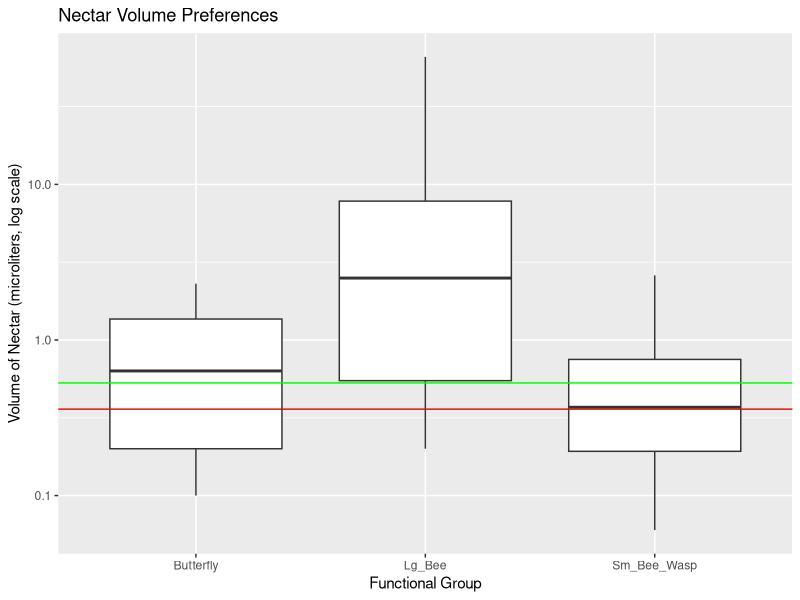
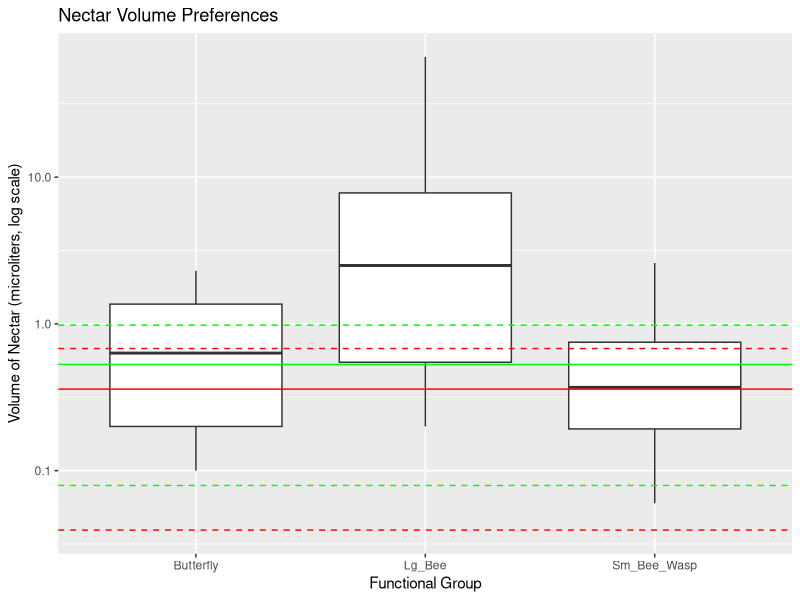

Here is the R script that generated these plots, in order:
library(ggplot2)
library(tidyr)

Opler <- read.csv("nectar analysis/figures/VolumeGraph/Volumes.csv", header = T)

opler <- gather(Opler, "group", "volume", 1:6)
rm(Opler)
opler <- na.omit(opler)
opler$group <- as.factor(opler$group)

oplersm <- opler[which(opler$group == "Butterfly" | opler$group == "Lg_Bee" | opler$group == "Sm_Bee_Wasp"),]

buck15 <- read.csv("nectar analysis/data files/buckwt15.csv")

meanC <- mean(subset(buck15, treatment == "C")$volume)
meanH <- mean(subset(buck15, treatment == "H")$volume)
sdC <- sd(subset(buck15, treatment == "C")$volume)
sdH <- sd(subset(buck15, treatment == "H")$volume)

ggplot(oplersm, aes(x=factor(group), y = volume)) +
  geom_boxplot() +
  scale_y_log10() +
  xlab("Functional Group") +
  ylab("Volume of Nectar (microliters, log scale)") +
  ggtitle("Nectar Volume Preferences") +
  geom_hline(yintercept = meanH, col = "red") +
  geom_hline(yintercept = meanC, col = "green")

ggplot(oplersm, aes(x=factor(group), y = volume)) +
  geom_boxplot() +
  scale_y_log10() +
  xlab("Functional Group") +
  ylab("Volume of Nectar (microliters, log scale)") +
  ggtitle("Nectar Volume Preferences") +
  geom_hline(yintercept = meanH, col = "red") +
  geom_hline(yintercept = meanC, col = "green") +
  geom_hline(yintercept = meanC+sdC, col = "green", linetype = "dashed") +
  geom_hline(yintercept = meanC-sdC, col = "green", linetype = "dashed") +
  geom_hline(yintercept = meanH+sdH, col = "red", linetype = "dashed") +
  geom_hline(yintercept = meanH-sdH, col = "red", linetype = "dashed")

